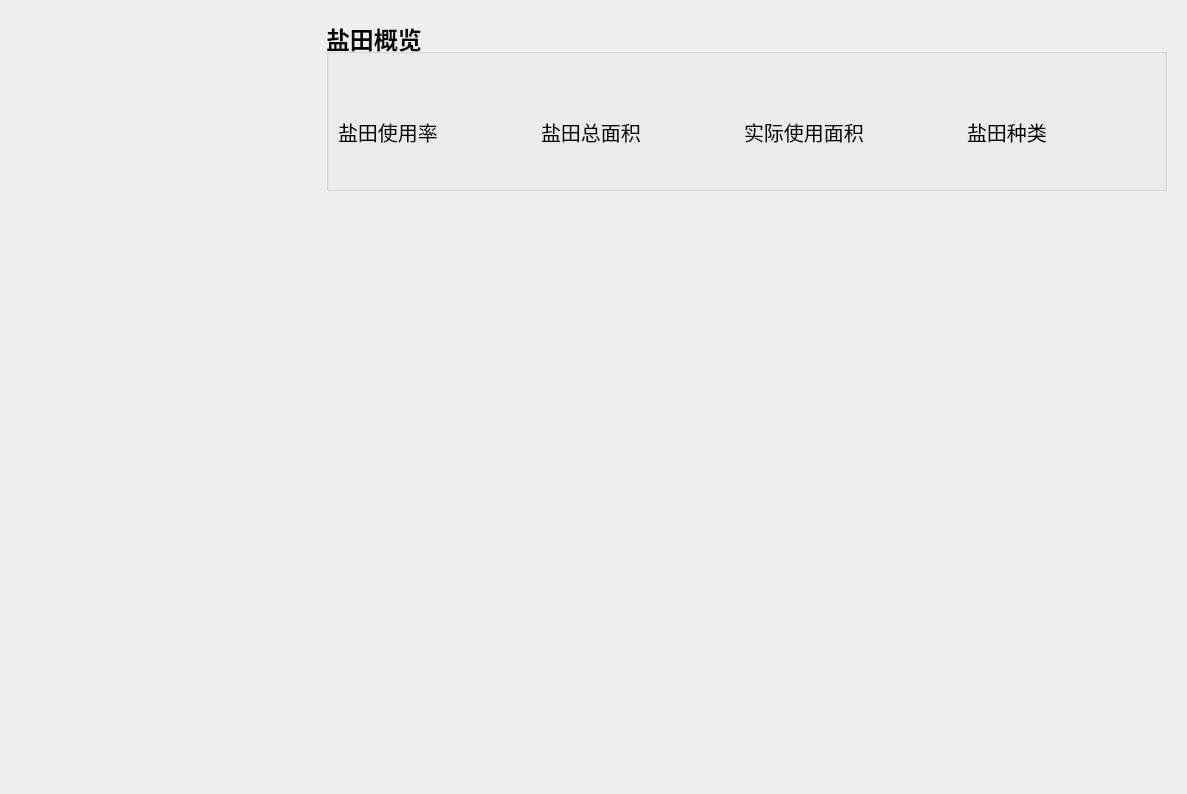
<?xml version="1.0" encoding="UTF-8"?>
<ui version="4.0">
 <class>AgriFarmManagerDialog</class>
 <widget class="QWidget" name="AgriFarmManagerDialog">
  <property name="geometry">
   <rect>
    <x>0</x>
    <y>0</y>
    <width>1187</width>
    <height>794</height>
   </rect>
  </property>
  <property name="windowTitle">
   <string>Form</string>
  </property>
  <layout class="QGridLayout" name="gridLayout">
   <item row="0" column="1">
    <widget class="QWidget" name="main_widget" native="true">
     <layout class="QVBoxLayout" name="verticalLayout">
      <item>
       <layout class="QVBoxLayout" name="verticalLayout_3">
        <item>
         <widget class="QGroupBox" name="groupBox">
          <property name="minimumSize">
           <size>
            <width>300</width>
            <height>0</height>
           </size>
          </property>
          <property name="maximumSize">
           <size>
            <width>16777215</width>
            <height>16777215</height>
           </size>
          </property>
          <property name="font">
           <font>
            <pointsize>18</pointsize>
            <weight>75</weight>
            <italic>false</italic>
            <bold>true</bold>
           </font>
          </property>
          <property name="title">
           <string>盐田概览</string>
          </property>
          <layout class="QHBoxLayout" name="horizontalLayout_2">
           <property name="topMargin">
            <number>30</number>
           </property>
           <item>
            <widget class="QLabel" name="label">
             <property name="font">
              <font>
               <pointsize>15</pointsize>
               <weight>50</weight>
               <italic>false</italic>
               <bold>false</bold>
              </font>
             </property>
             <property name="text">
              <string>盐田使用率</string>
             </property>
            </widget>
           </item>
           <item>
            <widget class="QLabel" name="label_6">
             <property name="font">
              <font>
               <pointsize>12</pointsize>
              </font>
             </property>
             <property name="text">
              <string/>
             </property>
            </widget>
           </item>
           <item>
            <widget class="QLabel" name="label_2">
             <property name="font">
              <font>
               <pointsize>15</pointsize>
               <weight>50</weight>
               <italic>false</italic>
               <bold>false</bold>
              </font>
             </property>
             <property name="text">
              <string>盐田总面积</string>
             </property>
            </widget>
           </item>
           <item>
            <widget class="QLabel" name="label_7">
             <property name="font">
              <font>
               <pointsize>12</pointsize>
              </font>
             </property>
             <property name="text">
              <string/>
             </property>
            </widget>
           </item>
           <item>
            <widget class="QLabel" name="label_3">
             <property name="font">
              <font>
               <pointsize>15</pointsize>
               <weight>50</weight>
               <italic>false</italic>
               <bold>false</bold>
              </font>
             </property>
             <property name="text">
              <string>实际使用面积</string>
             </property>
            </widget>
           </item>
           <item>
            <widget class="QLabel" name="label_8">
             <property name="font">
              <font>
               <pointsize>12</pointsize>
              </font>
             </property>
             <property name="text">
              <string/>
             </property>
            </widget>
           </item>
           <item>
            <widget class="QLabel" name="label_4">
             <property name="font">
              <font>
               <pointsize>15</pointsize>
               <weight>50</weight>
               <italic>false</italic>
               <bold>false</bold>
              </font>
             </property>
             <property name="text">
              <string>盐田种类</string>
             </property>
            </widget>
           </item>
           <item>
            <widget class="QLabel" name="label_9">
             <property name="font">
              <font>
               <pointsize>12</pointsize>
              </font>
             </property>
             <property name="text">
              <string/>
             </property>
            </widget>
           </item>
          </layout>
         </widget>
        </item>
       </layout>
      </item>
      <item>
       <layout class="QHBoxLayout" name="horizontalLayout">
        <item>
         <widget class="AgriFieldWidget" name="field_basic" native="true"/>
        </item>
        <item>
         <widget class="AgriFieldAdditionWidget" name="field_addition" native="true"/>
        </item>
       </layout>
      </item>
      <item>
       <layout class="QVBoxLayout" name="verticalLayout_4">
        <item>
         <widget class="AgriFieldRecords" name="field_records" native="true">
          <property name="minimumSize">
           <size>
            <width>0</width>
            <height>400</height>
           </size>
          </property>
         </widget>
        </item>
       </layout>
      </item>
     </layout>
    </widget>
   </item>
   <item row="0" column="0">
    <widget class="AgriFarmManagerTree" name="tree_widget" native="true">
     <property name="minimumSize">
      <size>
       <width>200</width>
       <height>0</height>
      </size>
     </property>
     <property name="maximumSize">
      <size>
       <width>300</width>
       <height>16777215</height>
      </size>
     </property>
     <layout class="QHBoxLayout" name="horizontalLayout_4"/>
    </widget>
   </item>
  </layout>
 </widget>
 <customwidgets>
  <customwidget>
   <class>AgriFarmManagerTree</class>
   <extends>QWidget</extends>
   <header>AgriFarmManagerTree.h</header>
   <container>1</container>
  </customwidget>
  <customwidget>
   <class>AgriFieldWidget</class>
   <extends>QWidget</extends>
   <header>AgriFieldWidget.h</header>
   <container>1</container>
  </customwidget>
  <customwidget>
   <class>AgriFieldRecords</class>
   <extends>QWidget</extends>
   <header>AgriFieldRecords.h</header>
   <container>1</container>
  </customwidget>
  <customwidget>
   <class>AgriFieldAdditionWidget</class>
   <extends>QWidget</extends>
   <header location="global">AgriFieldAdditionWidget.h</header>
   <container>1</container>
  </customwidget>
 </customwidgets>
 <resources/>
 <connections/>
</ui>
